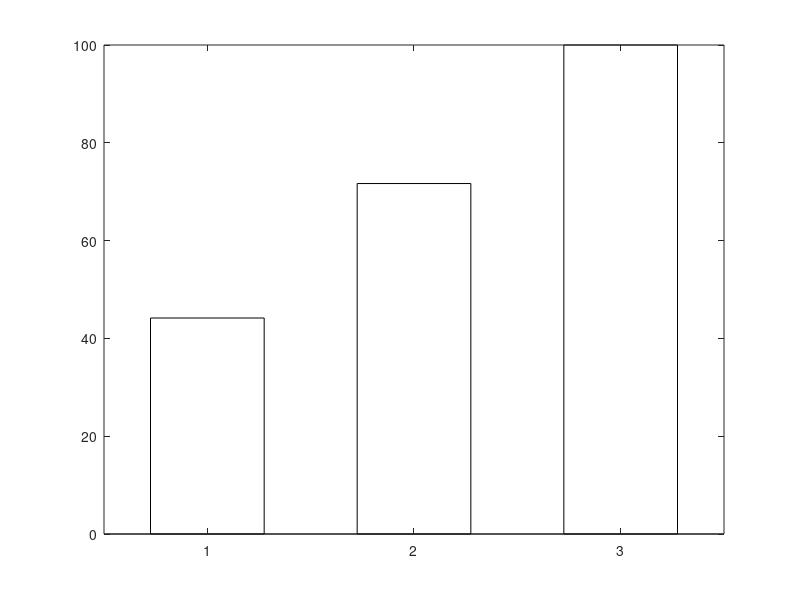

MATLAB code for this plot: (Note: this script raises an error after producing the figure.)
%% chart_segmentation_fix.m
% Shows how segmentation success rate improved across your three
% detection method attempts.

clear; clc;

stages = {'Hough Circle' newline '(original method)', ...
          'Fixed Threshold', ...
          'Adaptive Threshold' newline '(final method)'};
values = [44.17, 71.67, 100.00];  % 53/120, 86/120, 120/120

fig = figure('Color', 'white', 'Position', [100 100 850 500]);

barColors = [0.75 0.30 0.25;   % red-ish - worst
             0.80 0.65 0.20;   % amber - middle
             0.15 0.50 0.25];  % green - best

b = bar(values, 0.55, 'FaceColor', 'flat');
for i = 1:numel(values)
    b.CData(i,:) = barColors(i,:);
end

ylim([0 115]);
ylabel('Segmentation Success Rate (%)', 'FontSize', 14, 'FontWeight', 'bold');
set(gca, 'XTickLabel', stages, 'FontSize', 12, 'FontWeight', 'bold');
xtickangle(0);

title('Segmentation Reliability Across Methods', 'FontSize', 17, 'FontWeight', 'bold');
subtitle('Tested on 120 authorized iris images', 'FontSize', 11, 'FontAngle', 'italic');

grid on;
ax = gca;
ax.YGrid = 'on';
ax.XGrid = 'off';
box off;
ax.FontSize = 12;

for i = 1:numel(values)
    text(i, values(i) + 3, sprintf('%.1f%%', values(i)), ...
        'HorizontalAlignment', 'center', 'FontSize', 14, 'FontWeight', 'bold');
end

exportgraphics(fig, 'chart_segmentation_fix.png', 'Resolution', 300);
fprintf('Saved chart_segmentation_fix.png\n');
